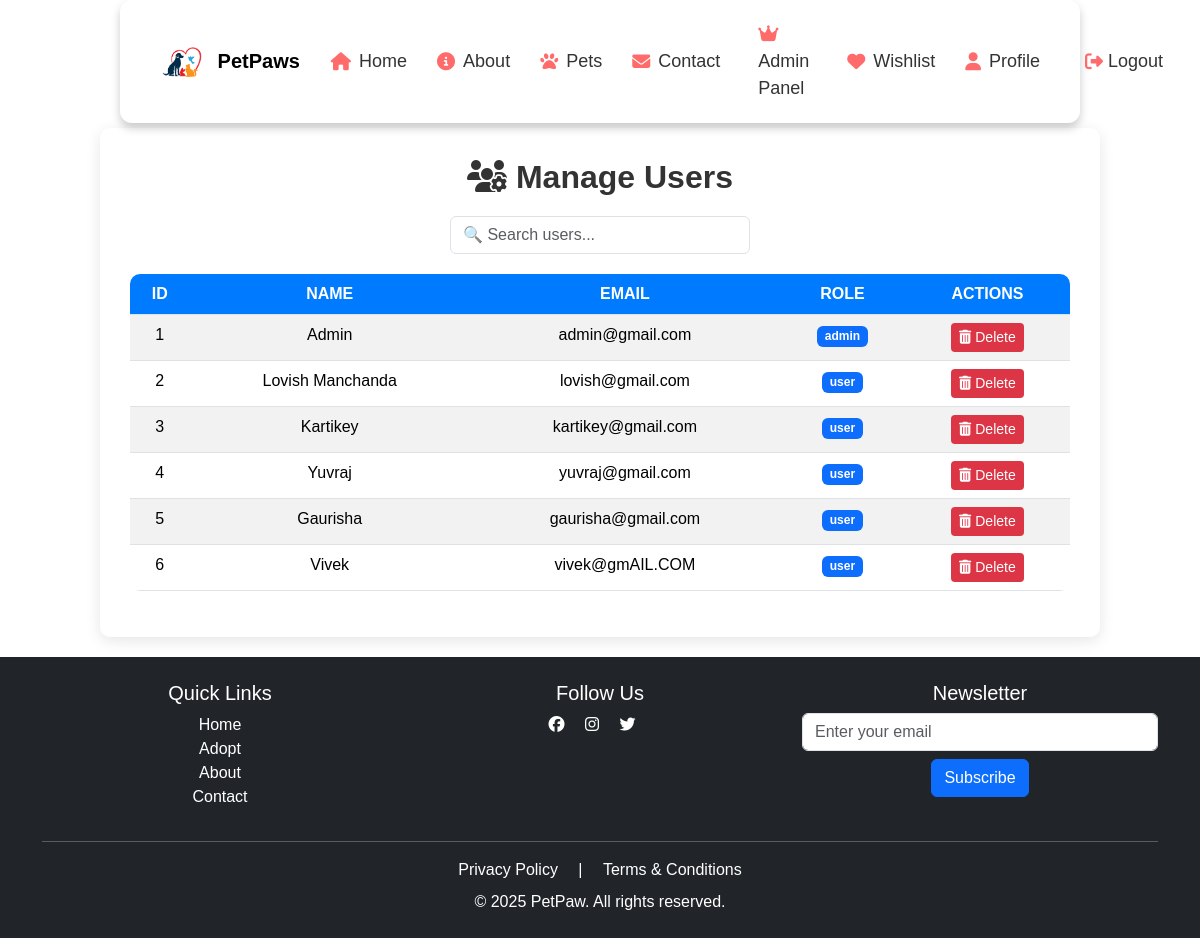
The app's page /manage_users (signed in) with its own data.
### app.py (models this page shows, shortened)
class User(db.Model, UserMixin):
    __tablename__ = "user"
    id = db.Column(db.Integer, primary_key=True)
    name = db.Column(db.String(150), nullable=False)
    email = db.Column(db.String(150), unique=True, nullable=False)
    password_hash = db.Column(db.String(256), nullable=False)
    mobile = db.Column(db.String(15), nullable=False)
    role = db.Column(db.String(50), nullable=False, default='user')
    wishlist_pets = db.relationship('Pet', secondary=wishlist, backref='wishlist_users')

### app.py (the view)
@app.route("/manage_users")
@login_required
@admin_required
def manage_users():
    users = User.query.all()  # Fetch all users from the database
    return render_template("manage_users.html", users=users)

### app.py (called while the page is built)
@login_manager.user_loader
def load_user(user_id):
    return User.query.get(int(user_id))

def admin_required(func):
    @wraps(func)
    def wrapper(*args, **kwargs):
        if current_user.role != 'admin':  # Restrict access
            flash("Access denied! Admins only.", "danger")
            return redirect(url_for('dashboard'))  # Redirect to dashboard
        return func(*args, **kwargs)
    return wrapper

### templates/manage_users.html (shortened to what this page needs)
{% extends "base.html" %}
{% block content %}
<div class="container mt-5">
    <div class="manage-users-container">
        <h2><i class="fas fa-users-cog"></i> Manage Users</h2>
        <input type="text" id="searchUser" class="form-control search-box" placeholder="🔍 Search users..." onkeyup="filterUsers()">
        <table class="table table-hover table-striped mt-3">
            <thead>
                <tr>
                    <th>ID</th>
                    <th>Name</th>
                    <th>Email</th>
                    <th>Role</th>
                    <th>Actions</th>
                </tr>
            </thead>
            <tbody id="userTable">
                {% for user in users %}
                <tr>
                    <td>{{ user.id }}</td>
                    <td>{{ user.name }}</td>
                    <td>{{ user.email }}</td>
                    <td><span class="badge bg-primary">{{ user.role }}</span></td>
                    <td>
                        <a href="{{ url_for('delete_user', user_id=user.id) }}" class="btn btn-danger btn-sm">
                            <i class="fas fa-trash-alt"></i> Delete
                        </a>
                    </td>
                </tr>
                {% endfor %}
            </tbody>
        </table>
    </div>
</div>
{% endblock %}

### static/styles.css (style rules this page uses)
body { font-family: 'Poppins', sans-serif; background-color: #f8f9fa; color: #333; transition: background-color 0.3s ease-in-out; }
* { margin: 0; padding: 0; box-sizing: border-box; font-family: 'Poppins', sans-serif; }
body { margin: 0; padding: 0; background: #ffffff; position: relative; min-height: 100vh; }

### templates/base.html (style rules this page uses)
body { padding-top: 80px; }
html, body { height: 100%; margin: 0; display: flex; flex-direction: column; }

### templates/manage_users.html (style rules this page uses)
.manage-users-container { max-width: 1000px; margin: auto; background: white; padding: 30px; border-radius: 10px; box-shadow: 0px 4px 15px rgba(0, 0, 0, 0.1); text-align: center; }
h2 { font-weight: bold; color: #333; margin-bottom: 20px; }
.table { border-radius: 10px; overflow: hidden; }
.table th { background-color: #007bff; color: white; text-transform: uppercase; }
.btn-danger { background: #dc3545; border: none; transition: 0.3s ease-in-out; }
.search-box { width: 100%; max-width: 300px; margin: 10px auto 20px; }

### records on screen
User: id "1", name "Admin", email "admin@gmail.com", role "admin"
User: id "2", name "Lovish Manchanda", email "lovish@gmail.com", role "user"
User: id "3", name "Kartikey", email "kartikey@gmail.com", role "user"
User: id "4", name "Yuvraj", email "yuvraj@gmail.com", role "user"
User: id "5", name "Gaurisha", email "gaurisha@gmail.com", role "user"
User: id "6", name "Vivek", email "vivek@gmAIL.COM", role "user"
